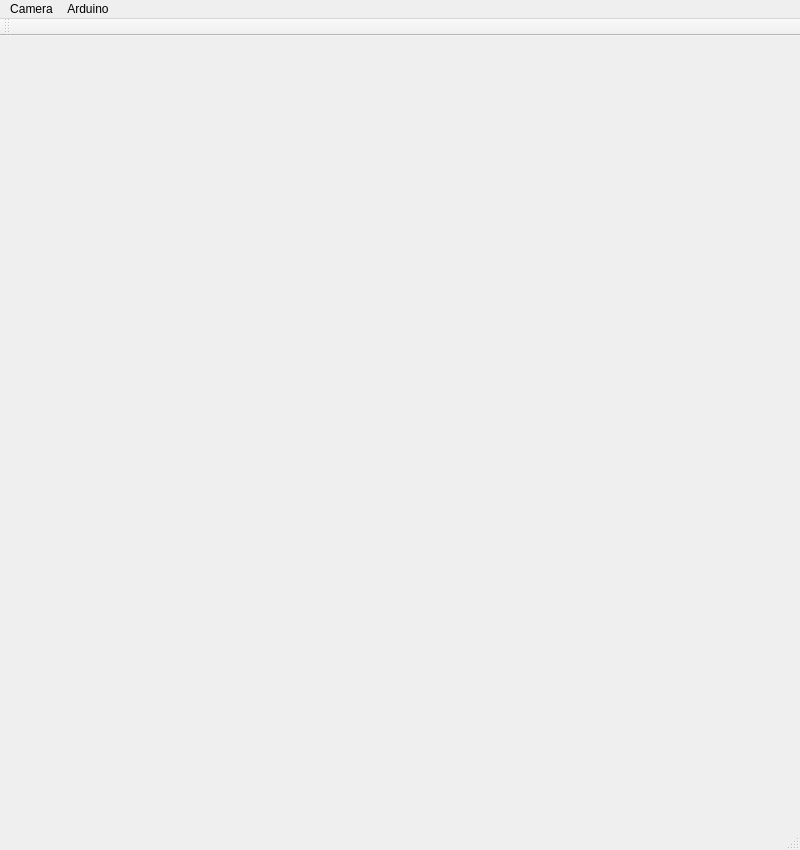
<?xml version="1.0" encoding="UTF-8"?>
<ui version="4.0">
 <class>MainWindowClass</class>
 <widget class="QMainWindow" name="MainWindowClass">
  <property name="geometry">
   <rect>
    <x>0</x>
    <y>0</y>
    <width>800</width>
    <height>850</height>
   </rect>
  </property>
  <property name="windowTitle">
   <string>MainWindow</string>
  </property>
  <widget class="QWidget" name="centralWidget">
   <widget class="QVTKWidget" name="_qvtkWidget">
    <property name="geometry">
     <rect>
      <x>30</x>
      <y>30</y>
      <width>730</width>
      <height>730</height>
     </rect>
    </property>
   </widget>
  </widget>
  <widget class="QMenuBar" name="menuBar">
   <property name="geometry">
    <rect>
     <x>0</x>
     <y>0</y>
     <width>800</width>
     <height>21</height>
    </rect>
   </property>
   <widget class="QMenu" name="menuCamera">
    <property name="title">
     <string>Camera</string>
    </property>
    <widget class="QMenu" name="menuPico_Flexx">
     <property name="title">
      <string>Pico Flexx</string>
     </property>
     <addaction name="_startFlexxAction"/>
     <addaction name="_stopFlexxAction"/>
    </widget>
    <widget class="QMenu" name="menuIntel_Realsense">
     <property name="title">
      <string>Intel Realsense</string>
     </property>
     <addaction name="_startRSAction"/>
     <addaction name="_stopRSAction"/>
    </widget>
    <addaction name="menuPico_Flexx"/>
    <addaction name="menuIntel_Realsense"/>
   </widget>
   <widget class="QMenu" name="menuArduino">
    <property name="title">
     <string>Arduino</string>
    </property>
    <addaction name="_communicateArduinoAction"/>
   </widget>
   <addaction name="menuCamera"/>
   <addaction name="menuArduino"/>
  </widget>
  <widget class="QToolBar" name="mainToolBar">
   <attribute name="toolBarArea">
    <enum>TopToolBarArea</enum>
   </attribute>
   <attribute name="toolBarBreak">
    <bool>false</bool>
   </attribute>
  </widget>
  <widget class="QStatusBar" name="statusBar"/>
  <action name="_startFlexxAction">
   <property name="text">
    <string>Open</string>
   </property>
  </action>
  <action name="_stopFlexxAction">
   <property name="text">
    <string>Close</string>
   </property>
  </action>
  <action name="_startRSAction">
   <property name="text">
    <string>Open</string>
   </property>
  </action>
  <action name="_stopRSAction">
   <property name="text">
    <string>Close</string>
   </property>
  </action>
  <action name="_communicateArduinoAction">
   <property name="text">
    <string>communicate</string>
   </property>
  </action>
 </widget>
 <layoutdefault spacing="6" margin="11"/>
 <customwidgets>
  <customwidget>
   <class>QVTKWidget</class>
   <extends>QWidget</extends>
   <header>QVTKWidget.h</header>
  </customwidget>
 </customwidgets>
 <resources>
  <include location="MainWindow.qrc"/>
 </resources>
 <connections/>
</ui>
